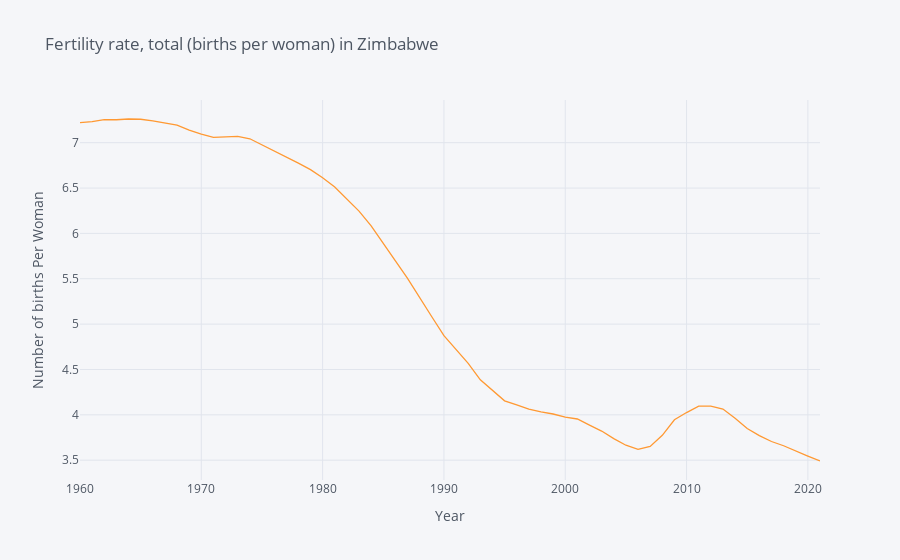

Source (notebook cell):
### Code cell
data_fertzim.iplot(title="Fertility rate, total (births per woman) in Zimbabwe",xTitle='Year',yTitle='Number of births Per Woman')

### Figure 1 — Plotly figure (JSON) as saved in the notebook; plotly's stock layout.template omitted (floating-point values rounded to 4 significant figures)
{"data": [{"line": {"color": "rgba(255, 153, 51, 1.0)", "dash": "solid", "shape": "linear", "width": 1.3}, "mode": "lines", "name": "Total Births Per Woman", "text": "", "type": "scatter", "x": [1960, 1961, 1962, 1963, 1964, 1965, 1966, 1967, 1968, 1969, 1970, 1971, 1972, 1973, 1974, 1975, 1976, 1977, 1978, 1979, 1980, 1981, 1982, 1983, 1984, 1985, 1986, 1987, 1988, 1989, 1990, 1991, 1992, 1993, 1994, 1995, 1996, 1997, 1998, 1999, 2000, 2001, 2002, 2003, 2004, 2005, 2006, 2007, 2008, 2009, 2010, 2011, 2012, 2013, 2014, 2015, 2016, 2017, 2018, 2019, 2020, 2021], "y": [7.22, 7.233, 7.255, 7.253, 7.261, 7.258, 7.24, 7.215, 7.193, 7.139, 7.094, 7.059, 7.062, 7.07, 7.043, 6.977, 6.91, 6.845, 6.774, 6.703, 6.614, 6.511, 6.382, 6.246, 6.083, 5.895, 5.697, 5.504, 5.288, 5.081, 4.873, 4.714, 4.567, 4.386, 4.27, 4.154, 4.109, 4.063, 4.032, 4.009, 3.974, 3.954, 3.887, 3.821, 3.738, 3.665, 3.62, 3.652, 3.774, 3.945, 4.025, 4.096, 4.096, 4.064, 3.962, 3.849, 3.771, 3.706, 3.659, 3.599, 3.545, 3.491]}], "layout": {"autosize": true, "legend": {"bgcolor": "#F5F6F9", "font": {"color": "#4D5663"}}, "paper_bgcolor": "#F5F6F9", "plot_bgcolor": "#F5F6F9", "title": {"font": {"color": "#4D5663"}, "text": "Fertility rate, total (births per woman) in Zimbabwe"}, "xaxis": {"autorange": true, "gridcolor": "#E1E5ED", "range": [1960, 2021], "showgrid": true, "tickfont": {"color": "#4D5663"}, "title": {"font": {"color": "#4D5663"}, "text": "Year"}, "type": "linear", "zerolinecolor": "#E1E5ED"}, "yaxis": {"autorange": true, "gridcolor": "#E1E5ED", "range": [3.282, 7.47], "showgrid": true, "tickfont": {"color": "#4D5663"}, "title": {"font": {"color": "#4D5663"}, "text": "Number of births Per Woman"}, "type": "linear", "zerolinecolor": "#E1E5ED"}}}
